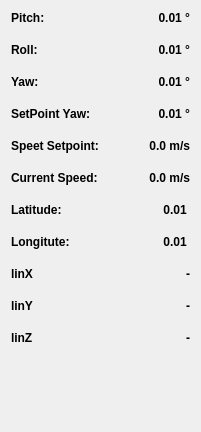
   <widget class="QWidget" name="formLayoutWidget_3">
    <property name="geometry">
     <rect>
      <x>1075</x>
      <y>50</y>
      <width>201</width>
      <height>432</height>
     </rect>
    </property>
    <layout class="QFormLayout" name="formLayout_3">
     <property name="horizontalSpacing">
      <number>30</number>
     </property>
     <property name="verticalSpacing">
      <number>18</number>
     </property>
     <item row="0" column="0">
      <widget class="QLabel" name="Yaw_2">
       <property name="font">
        <font>
         <bold>true</bold>
        </font>
       </property>
       <property name="text">
        <string>Pitch:</string>
       </property>
      </widget>
     </item>
     <item row="0" column="1">
      <widget class="QLabel" name="Pitch_Data">
       <property name="font">
        <font>
         <bold>true</bold>
        </font>
       </property>
       <property name="text">
        <string>0.01 °</string>
       </property>
       <property name="alignment">
        <set>Qt::AlignmentFlag::AlignRight|Qt::AlignmentFlag::AlignTrailing|Qt::AlignmentFlag::AlignVCenter</set>
       </property>
      </widget>
     </item>
     <item row="1" column="0">
      <widget class="QLabel" name="Direction_2">
       <property name="font">
        <font>
         <bold>true</bold>
        </font>
       </property>
       <property name="text">
        <string>Roll:</string>
       </property>
      </widget>
     </item>
     <item row="1" column="1">
      <widget class="QLabel" name="roll_Data">
       <property name="font">
        <font>
         <bold>true</bold>
        </font>
       </property>
       <property name="text">
        <string>0.01 °</string>
       </property>
       <property name="alignment">
        <set>Qt::AlignmentFlag::AlignRight|Qt::AlignmentFlag::AlignTrailing|Qt::AlignmentFlag::AlignVCenter</set>
       </property>
      </widget>
     </item>
     <item row="2" column="0">
      <widget class="QLabel" name="GPS_Label2_3">
       <property name="font">
        <font>
         <bold>true</bold>
        </font>
       </property>
       <property name="text">
        <string>Yaw:</string>
       </property>
      </widget>
     </item>
     <item row="2" column="1">
      <widget class="QLabel" name="Yaw_Data">
       <property name="font">
        <font>
         <bold>true</bold>
        </font>
       </property>
       <property name="text">
        <string>0.01 °</string>
       </property>
       <property name="alignment">
        <set>Qt::AlignmentFlag::AlignRight|Qt::AlignmentFlag::AlignTrailing|Qt::AlignmentFlag::AlignVCenter</set>
       </property>
      </widget>
     </item>
     <item row="3" column="0">
      <widget class="QLabel" name="Direction">
       <property name="font">
        <font>
         <bold>true</bold>
        </font>
       </property>
       <property name="text">
        <string>SetPoint Yaw:</string>
       </property>
      </widget>
     </item>
     <item row="3" column="1">
      <widget class="QLabel" name="Direction_Data">
       <property name="font">
        <font>
         <bold>true</bold>
        </font>
       </property>
       <property name="text">
        <string>0.01 °</string>
       </property>
       <property name="alignment">
        <set>Qt::AlignmentFlag::AlignRight|Qt::AlignmentFlag::AlignTrailing|Qt::AlignmentFlag::AlignVCenter</set>
       </property>
      </widget>
     </item>
     <item row="4" column="0">
      <widget class="QLabel" name="SetPointLabel">
       <property name="font">
        <font>
         <bold>true</bold>
        </font>
       </property>
       <property name="text">
        <string>Speet Setpoint:</string>
       </property>
      </widget>
     </item>
     <item row="4" column="1">
      <widget class="QLabel" name="SetPoint_Data">
       <property name="font">
        <font>
         <bold>true</bold>
        </font>
       </property>
       <property name="text">
        <string>0.0 m/s</string>
       </property>
       <property name="alignment">
        <set>Qt::AlignmentFlag::AlignRight|Qt::AlignmentFlag::AlignTrailing|Qt::AlignmentFlag::AlignVCenter</set>
       </property>
      </widget>
     </item>
     <item row="5" column="0">
      <widget class="QLabel" name="Speed">
       <property name="font">
        <font>
         <bold>true</bold>
        </font>
       </property>
       <property name="text">
        <string>Current Speed:</string>
       </property>
      </widget>
     </item>
     <item row="5" column="1">
      <widget class="QLabel" name="Speed_Data">
       <property name="font">
        <font>
         <bold>true</bold>
        </font>
       </property>
       <property name="text">
        <string>0.0 m/s</string>
       </property>
       <property name="alignment">
        <set>Qt::AlignmentFlag::AlignRight|Qt::AlignmentFlag::AlignTrailing|Qt::AlignmentFlag::AlignVCenter</set>
       </property>
      </widget>
     </item>
     <item row="6" column="0">
      <widget class="QLabel" name="GPS_Label2">
       <property name="font">
        <font>
         <bold>true</bold>
        </font>
       </property>
       <property name="text">
        <string>Latitude:</string>
       </property>
      </widget>
     </item>
     <item row="6" column="1">
      <widget class="QLabel" name="Latitude">
       <property name="font">
        <font>
         <bold>true</bold>
        </font>
       </property>
       <property name="text">
        <string>0.01 </string>
       </property>
       <property name="alignment">
        <set>Qt::AlignmentFlag::AlignRight|Qt::AlignmentFlag::AlignTrailing|Qt::AlignmentFlag::AlignVCenter</set>
       </property>
      </widget>
     </item>
     <item row="7" column="0">
      <widget class="QLabel" name="GPS_Label2_2">
       <property name="font">
        <font>
         <bold>true</bold>
        </font>
       </property>
       <property name="text">
        <string>Longitute:</string>
       </property>
      </widget>
     </item>
     <item row="7" column="1">
      <widget class="QLabel" name="Longitude">
       <property name="font">
        <font>
         <bold>true</bold>
        </font>
       </property>
       <property name="text">
        <string>0.01 </string>
       </property>
       <property name="alignment">
        <set>Qt::AlignmentFlag::AlignRight|Qt::AlignmentFlag::AlignTrailing|Qt::AlignmentFlag::AlignVCenter</set>
       </property>
      </widget>
     </item>
     <item row="8" column="1">
      <widget class="QLabel" name="linX">
       <property name="font">
        <font>
         <bold>true</bold>
        </font>
       </property>
       <property name="text">
        <string>-</string>
       </property>
       <property name="alignment">
        <set>Qt::AlignmentFlag::AlignRight|Qt::AlignmentFlag::AlignTrailing|Qt::AlignmentFlag::AlignVCenter</set>
       </property>
      </widget>
     </item>
     <item row="8" column="0">
      <widget class="QLabel" name="GPS_Label2_5">
       <property name="font">
        <font>
         <bold>true</bold>
        </font>
       </property>
       <property name="text">
        <string>linX</string>
       </property>
      </widget>
     </item>
     <item row="9" column="1">
      <widget class="QLabel" name="linY">
       <property name="font">
        <font>
         <bold>true</bold>
        </font>
       </property>
       <property name="text">
        <string>-</string>
       </property>
       <property name="alignment">
        <set>Qt::AlignmentFlag::AlignRight|Qt::AlignmentFlag::AlignTrailing|Qt::AlignmentFlag::AlignVCenter</set>
       </property>
      </widget>
     </item>
     <item row="9" column="0">
      <widget class="QLabel" name="GPS_Label2_6">
       <property name="font">
        <font>
         <bold>true</bold>
        </font>
       </property>
       <property name="text">
        <string>linY</string>
       </property>
      </widget>
     </item>
     <item row="10" column="1">
      <widget class="QLabel" name="linZ">
       <property name="font">
        <font>
         <bold>true</bold>
        </font>
       </property>
       <property name="text">
        <string>-</string>
       </property>
       <property name="alignment">
        <set>Qt::AlignmentFlag::AlignRight|Qt::AlignmentFlag::AlignTrailing|Qt::AlignmentFlag::AlignVCenter</set>
       </property>
      </widget>
     </item>
     <item row="10" column="0">
      <widget class="QLabel" name="GPS_Label2_7">
       <property name="font">
        <font>
         <bold>true</bold>
        </font>
       </property>
       <property name="text">
        <string>linZ</string>
       </property>
      </widget>
     </item>
    </layout>
   </widget>
